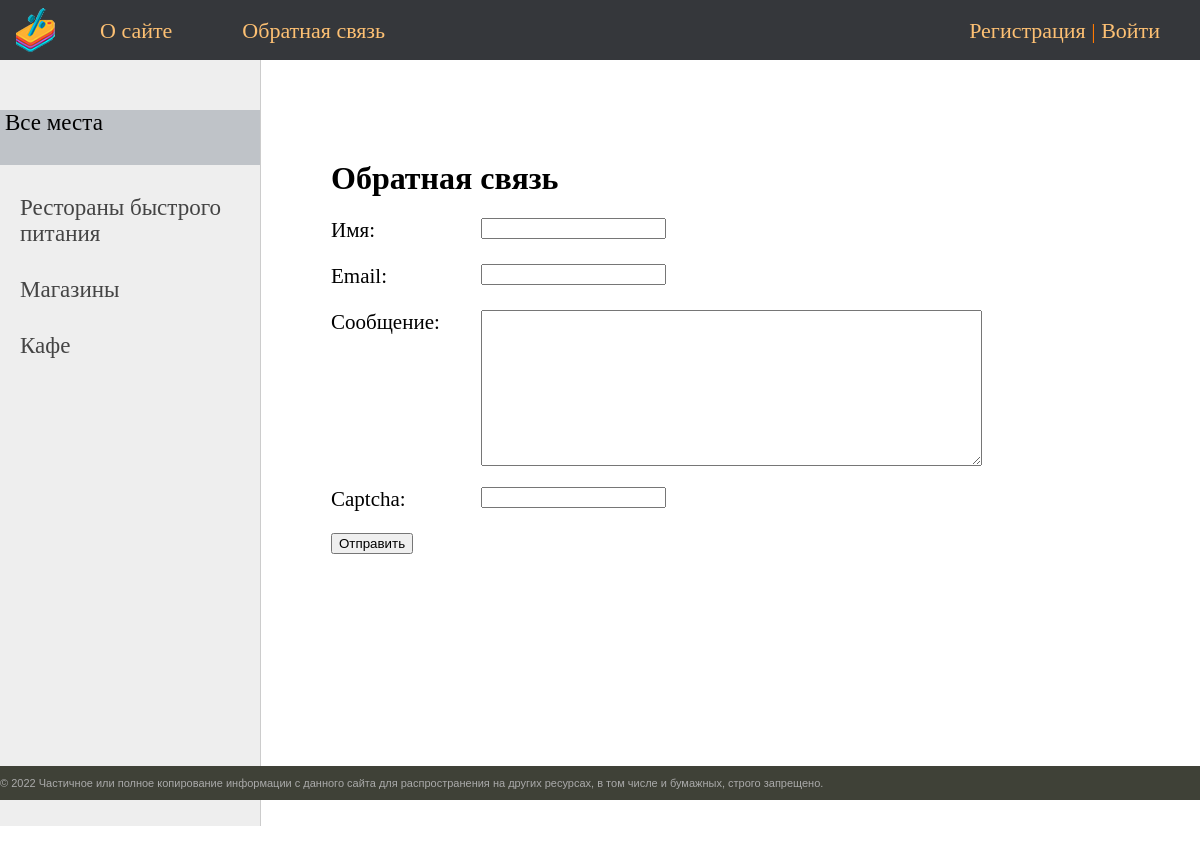
Page /contact/ on the committed database.
### sales/models.py (models this page shows, shortened)
class Category(models.Model):
    name = models.CharField(max_length=100, db_index=True)
    slug = models.SlugField(max_length=255, unique=True, db_index=True, verbose_name='URL')
    def get_absolute_url(self):
        return reverse('category', kwargs={'cat_slug': self.slug})
    class Meta:
        verbose_name = 'Места'
        verbose_name_plural = 'Места'

### sales/views.py (the view, shortened to what this page needs)
# urls.py: re_path('contact/', ContactFormView.as_view(), name='contact'),
class ContactFormView(DataMixin, FormView):
    form_class = ContactForm
    template_name = 'sales/contact.html'
    success_url = reverse_lazy('home')
    def get_context_data(self, *, object_list=None, **kwargs):
        context = super().get_context_data(**kwargs)
        c_def = self.get_user_context(title='Обратная связь')
        return dict(list(context.items()) + list(c_def.items()))

### sales/forms.py
class ContactForm(forms.Form):
    name = forms.CharField(label='Имя', max_length=255)
    email = forms.EmailField(label='Email')
    message = forms.CharField(label='Сообщение', widget=forms.Textarea(attrs={'cols': 60, 'rows': 10}))
    captcha = CaptchaField(label="Код")  # captcha field for anti dos-attacks
    class Meta:
        model = Contact
        fields = ('name', 'email', 'message')

### sales/templatetags/poorsales_tags.py (called while the page is built)
@register.inclusion_tag('sales/list_categories.html')
def show_categories(sort=None, cat_selected=0):
    if not sort:
        cats = Category.objects.all()
    else:
        cats = Category.objects.order_by(sort)
    return {"cats": cats, 'cat_selected': cat_selected}

### sales/utils.py (called while the page is built)
    def get_user_context(self, **kwargs):
        context = kwargs
        cats = Category.objects.all()
        user_menu = menu.copy()
        if not self.request.user.is_authenticated:  # dont displaying add_sale in user dont login
            user_menu.pop(1)
        context['menu'] = user_menu
        context['cats'] = cats
        if 'cat_selected' not in context:
            context['cat_selected'] = 0
        return context

### sales/templates/sales/contact.html (shortened to what this page needs)
{% extends 'sales/base.html' %}
{% block content %}
<h1>{{title}}</h1>
<form method="post">
{% for f in form %}
    <p><label class="form-label" for="{{ f.id_for_label }}">{{f.label}}: </label>{{ f }}</p>
    {% endfor %}
    <button type="submit">Отправить</button>
</form>
{% endblock %}

### sales/templates/sales/list_categories.html
		{% for c in cats %}
			{% if c.pk == cat_selected %}
			<li class="selected">{{c.name}}</li>
			{% else %}
			<li><a href="{{ c.get_absolute_url }}">{{c.name}}</a></li>
			{% endif %}
		{% endfor %}

### sales/static/sales/css/styles.css (style rules this page uses)
html, body { font-family: 'Franklin Gothic'; margin: 0; padding: 0; height: 100%; width: 100%; color: #444; }
a { color: #000000; text-decoration: none; }
.left-chapters ul li { margin: 30px 0 0 0; color: #999; }
.left-chapters ul li a { color: #444; text-decoration: none; }
.content-text h1 { font-size: 32px; }
.form-label { display: inline-block; min-width: 150px; vertical-align: top; }

### rows in the picture
Category: name "Рестораны быстрого питания"
Category: name "Магазины"
Category: name "Кафе"

### other values in the picture
{{ m.title }} "О сайте" "Обратная связь"
{{ title }} "Обратная связь"
{{ f.label }} "Имя" "Email" "Сообщение" "Captcha"
